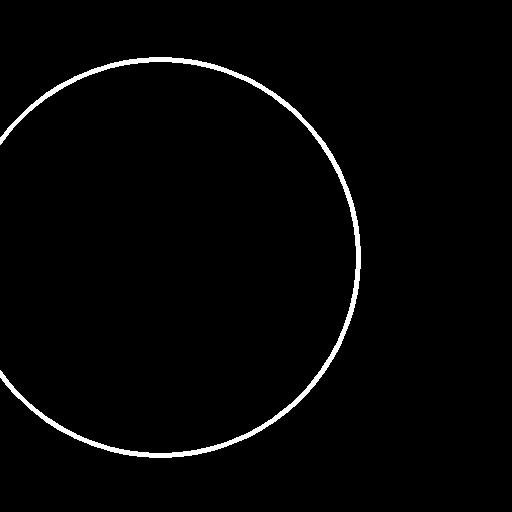
#> input picture conditioning_image_1.png, 512 x 512 px
$ python batch_canny.py --input . --output out
#> lines starting #> are read from the running program, lines starting #| are printed output that depends on the picture; after the words box and inside, x2 and y2 are one past the last pixel; in counts of white or black regions, pixels touching at a corner belong together
import os
import cv2
import numpy as np
import argparse
from pathlib import Path
from concurrent.futures import ProcessPoolExecutor, as_completed

IMG_EXTS = {".jpg", ".jpeg", ".png", ".bmp", ".webp", ".tif", ".tiff"}

def auto_canny(gray, sigma: float):
    # gray: uint8 HxW
    v = float(cv2.medianBlur(gray, 5).mean())  # slightly stabilized estimate
    # If you prefer true median (slower), use:
    # v = float(np.median(gray))
    low = int(max(0, (1.0 - sigma) * v))
    high = int(min(255, (1.0 + sigma) * v))
    if high <= low:  # safeguard for flat images
        high = min(255, low + 1)
    edges = cv2.Canny(gray, low, high)
    return edges, low, high

def process_one(in_path: str, out_path: str, sigma: float, invert: bool):
    in_path = Path(in_path)
    out_path = Path(out_path)
    out_path.parent.mkdir(parents=True, exist_ok=True)

    img = cv2.imread(str(in_path), cv2.IMREAD_COLOR)
    if img is None:
        return (str(in_path), False, "imread_failed")

    gray = cv2.cvtColor(img, cv2.COLOR_BGR2GRAY)
    edges, low, high = auto_canny(gray, sigma=sigma)

    if invert:
        edges = 255 - edges  # ControlNet sometimes uses white background/black edges conventions

    ok = cv2.imwrite(str(out_path), edges)
    return (str(in_path), ok, f"low={low},high={high}")

def iter_images(input_dir: Path, recursive: bool):
    if recursive:
        for p in input_dir.rglob("*"):
            if p.is_file() and p.suffix.lower() in IMG_EXTS:
                yield p
    else:
        for p in input_dir.iterdir():
            if p.is_file() and p.suffix.lower() in IMG_EXTS:
                yield p

def main():
    ap = argparse.ArgumentParser()
    ap.add_argument("--input", required=True, help="Input image directory")
    ap.add_argument("--output", required=True, help="Output directory for canny maps")
    ap.add_argument("--recursive", action="store_true", help="Recurse into subfolders")
    ap.add_argument("--sigma", type=float, default=0.33, help="Auto-canny sigma (typical: 0.33)")
    ap.add_argument("--invert", action="store_true", help="Invert output (255-edges)")
    ap.add_argument("--workers", type=int, default=os.cpu_count() or 8, help="Number of worker processes")
    args = ap.parse_args()

    in_dir = Path(args.input)
    out_dir = Path(args.output)
    imgs = list(iter_images(in_dir, args.recursive))
    total = len(imgs)
    if total == 0:
        print("No images found.")
        return

    print(f"Found {total} images. Processing with {args.workers} workers...")

    futures = []
    with ProcessPoolExecutor(max_workers=args.workers) as ex:
        for p in imgs:
            rel = p.relative_to(in_dir)
            out_path = out_dir / rel.with_suffix(".png")  # store edges as PNG
            futures.append(ex.submit(process_one, str(p), str(out_path), args.sigma, args.invert))
#> this loop made 2 passes
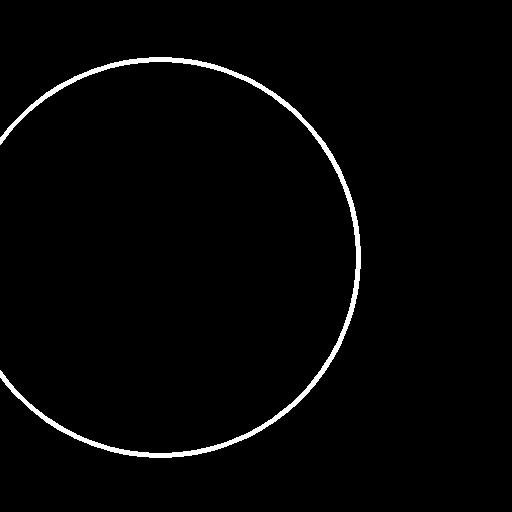
#> input picture conditioning_image_1.png, 512 x 512 px
#> pass 1, in auto_canny, `edges = cv2.Canny(gray, low, high)`:
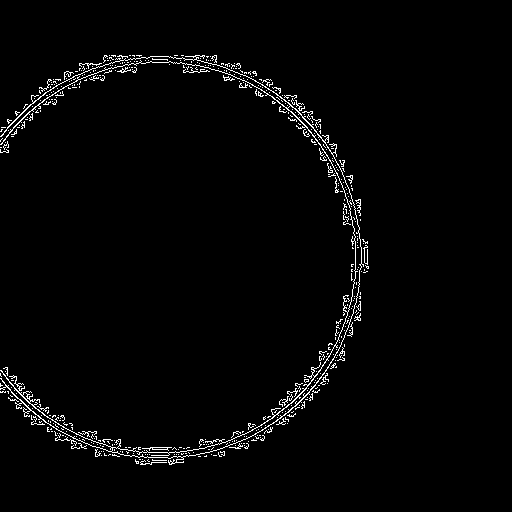
#> edges: shape (512, 512); 2.1% white in thin lines or dots, all inside (x1, y1, x2, y2) = (0, 55, 369, 465)
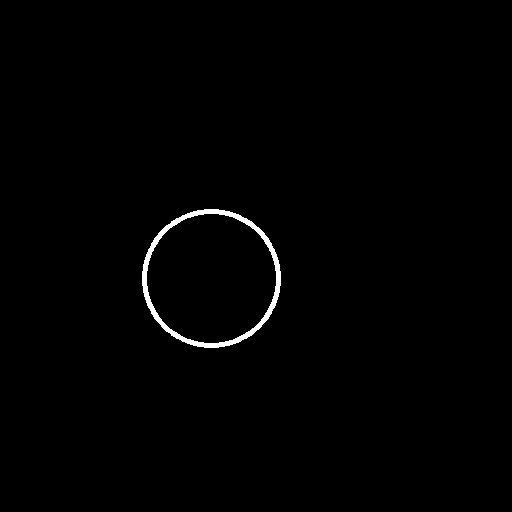
#> input picture conditioning_image_2.png, 512 x 512 px
#> pass 2, in auto_canny (call 2), `edges = cv2.Canny(gray, low, high)`:
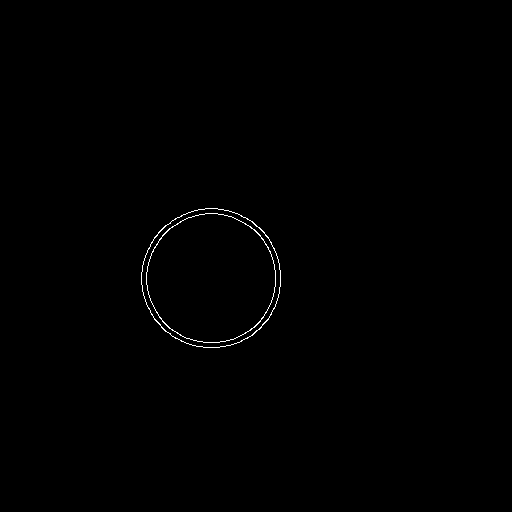
#> edges: shape (512, 512); 0.34% white in thin lines or dots, all inside (x1, y1, x2, y2) = (141, 208, 281, 348)
#> after the loop, futures = 2 items

        done = 0
        failed = 0
        for f in as_completed(futures):
            src, ok, msg = f.result()
            done += 1
            if not ok:
                failed += 1
            if done % 1000 == 0 or done == total:
                print(f"{done}/{total} done (failed={failed})")
#> this loop made 2 passes
#> (src, ok, msg, done) on passes 1 to 2: ('conditioning_image_2.png', True, 'low=1,high=2', 1), ('conditioning_image_1.png', True, 'low=3,high=6', 2)
#| 2/2 done (failed=0)
#> after the loop, done = 2; failed = 0

    print(f"Finished. total={total}, failed={failed}. Output: {out_dir}")
#| Finished. total=2, failed=0. Output: out

if __name__ == "__main__":
    main()
